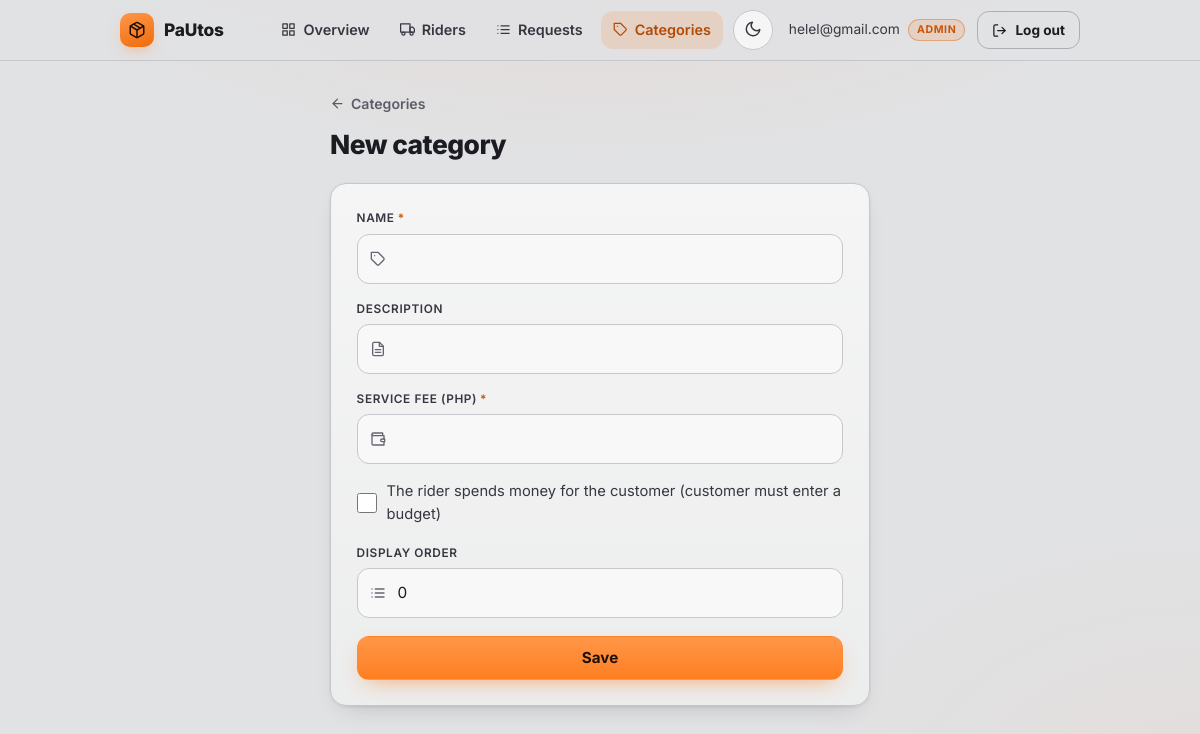
The app's page /admin/categories/new (signed in) with its own data.
### app/models.py (models this page shows, shortened)
class User(UserMixin, db.Model):
    __tablename__ = "user"
    id = db.Column("user_id", db.Integer, primary_key=True)
    email = db.Column(db.String(255), unique=True, nullable=False)
    password_hash = db.Column(db.String(255), nullable=False)
    role = db.Column(db.String(20), nullable=False, index=True)
    created_at = db.Column(db.DateTime(timezone=True), default=utcnow, nullable=False)
    is_active = db.Column(db.Boolean, nullable=False, default=True)  # EXTENSION: lets an admin disable an account
    customer_profile = db.relationship(
        "CustomerProfile", back_populates="user", uselist=False, cascade="all, delete-orphan"
    )
    rider_profile = db.relationship(
        "RiderProfile", back_populates="user", uselist=False, cascade="all, delete-orphan"
    )
    @property
    def profile(self):
        return self.customer_profile or self.rider_profile
    @property
    def full_name(self):
        return self.profile.full_name if self.profile else self.email

### app/admin/routes.py (the view, shortened to what this page needs)
@bp.route("/categories/new", methods=["GET", "POST"])
@role_required(ROLE_ADMIN)
def new_category():
    form = CategoryForm()
    status = 400 if request.method == "POST" else 200
    return render_template("admin/category_form.html", form=form, editing=False), status

### app/forms.py (shortened to what this page needs)
class CategoryForm(FlaskForm):
    name = StringField("Name", validators=[DataRequired(), Length(min=2, max=100)])
    description = StringField("Description", validators=[Optional(), Length(max=255)])
    base_fee = DecimalField(
        "Service fee (PHP)", places=2, validators=[InputRequired(), NumberRange(min=0, max=5000)]
    )
    requires_purchase = BooleanField("The rider spends money for the customer (customer must enter a budget)")
    sort_order = IntegerField("Display order", default=0, validators=[Optional(), NumberRange(min=0, max=1000)])
    def __init__(self, *args, category=None, **kwargs):
        super().__init__(*args, **kwargs)
        self.category = category  # the category being edited, or None when creating

### app/models.py (called while the page is built)
@login_manager.user_loader
def load_user(user_id):
    return db.session.get(User, int(user_id))

### app/utils.py (called while the page is built)
def role_required(role):
    def decorator(view):
        @wraps(view)
        def wrapped(*args, **kwargs):
            if not current_user.is_authenticated:
                return current_app.login_manager.unauthorized()
            if current_user.role != role:
                abort(403)
            return view(*args, **kwargs)
        return wrapped
    return decorator

### app/templates/admin/category_form.html (shortened to what this page needs)
{% extends "base.html" %}
{% from "auth/_field.html" import field %}
{% from "_ui.html" import icon %}
{% block content %}
<section class="page-narrow">
  <a class="back-link" href="{{ url_for('admin.categories') }}">{{ icon('arrow-left', 15) }} Categories</a>
  <div class="page-head"><div><h1>{{ "Edit category" if editing else "New category" }}</h1></div></div>
  <form method="post" novalidate class="card" data-once>
    {{ field(form.name) }}
    {{ field(form.description) }}
    {{ field(form.base_fee, inputmode="decimal") }}
    <label class="check">{{ form.requires_purchase() }} <span>{{ form.requires_purchase.label.text }}</span></label>
    {{ field(form.sort_order, inputmode="numeric") }}
    <button class="btn btn-primary btn-block" type="submit">Save</button>
  </form>
</section>
{% endblock %}

### app/templates/base.html (shortened to what this page needs)
{% from "_ui.html" import icon, initials -%}
<!doctype html>
<html lang="en">
<head>
  <link rel="stylesheet" href="{{ url_for('static', filename='css/style.css') }}">
</head>
{% set ep = request.endpoint or '' %}
{% set role = current_user.role if current_user.is_authenticated else None %}
{% if role == 'customer' %}
  {% set items = [
    ('Home', 'home', 'main.customer_dashboard', ('main.customer_dashboard',)),
    ('New', 'plus', 'customer.new_request', ('customer.new_request',)),
    ('Requests', 'list', 'customer.request_list', ('customer.request_list', 'customer.request_detail')),
    ('Profile', 'user', 'profile.edit_profile', ('profile.',)),
  ] %}
{% elif role == 'rider' %}
  {% set items = [
    ('Home', 'home', 'main.rider_dashboard', ('main.rider_dashboard',)),
    ('Available', 'inbox', 'rider.available_requests', ('rider.available_requests',)),
    ('My jobs', 'briefcase', 'rider.my_jobs', ('rider.my_jobs', 'rider.job_detail')),
    ('Profile', 'user', 'profile.edit_profile', ('profile.',)),
  ] %}
{% elif role == 'admin' %}
  {% set items = [
    ('Overview', 'grid', 'admin.dashboard', ('admin.dashboard',)),
    ('Riders', 'truck', 'admin.riders', ('admin.riders',)),
    ('Requests', 'list', 'admin.requests_overview', ('admin.requests_overview', 'admin.request_detail')),
    ('Categories', 'tag', 'admin.categories', ('admin.categories', 'admin.new_category', 'admin.edit_category')),
  ] %}
{% else %}
  {% set items = [] %}
{% endif %}
<body class="{% if items %}has-tabbar{% endif %}">
  <header class="nav">
    <div class="nav-inner">
      <a class="brand" href="{{ url_for('main.index') }}">
        <span class="brand-mark">{{ icon('package', 18) }}</span>
        <span class="brand-name">PaUtos</span>
      </a>
      {% if current_user.is_authenticated %}
      <nav class="nav-links" aria-label="Main">
        {% for label, ic, endpoint, pfx in items %}
          <a class="nav-link{% if ep.startswith(pfx) %} active{% endif %}" href="{{ url_for(endpoint) }}">{{ icon(ic, 15) }}<span>{{ label }}</span></a>
        {% endfor %}
        <button type="button" class="icon-btn theme-toggle" aria-label="Switch to light mode" title="Switch theme"><span class="t-sun">{{ icon('sun', 18) }}</span><span class="t-moon">{{ icon('moon', 18) }}</span></button>
        <span class="who" title="{{ current_user.full_name }}">
          <span class="who-name">{{ current_user.full_name }}</span>
          <span class="pill">{{ current_user.role }}</span>
        </span>
        <form method="post" action="{{ url_for('auth.logout') }}" class="inline">
          <button type="submit" class="btn btn-ghost btn-sm">{{ icon('log-out', 15) }} Log out</button>
        </form>
      </nav>
      {% endif %}
    </div>
  </header>
  <main class="container">
    {% block content %}{% endblock %}
  </main>
</body>
</html>

### records on screen
User: is_active True (drawn), full_name "helel@gmail.com", role "ADMIN"

### other values on screen
{{ label }} "Overview" "Riders" "Requests" "Categories"
{{ "Edit category" if editing else "New category" }} "New category"
{{ f.label.text }} "NAME DESCRIPTION SERVICE FEE (PHP) DISPLAY ORDER"
